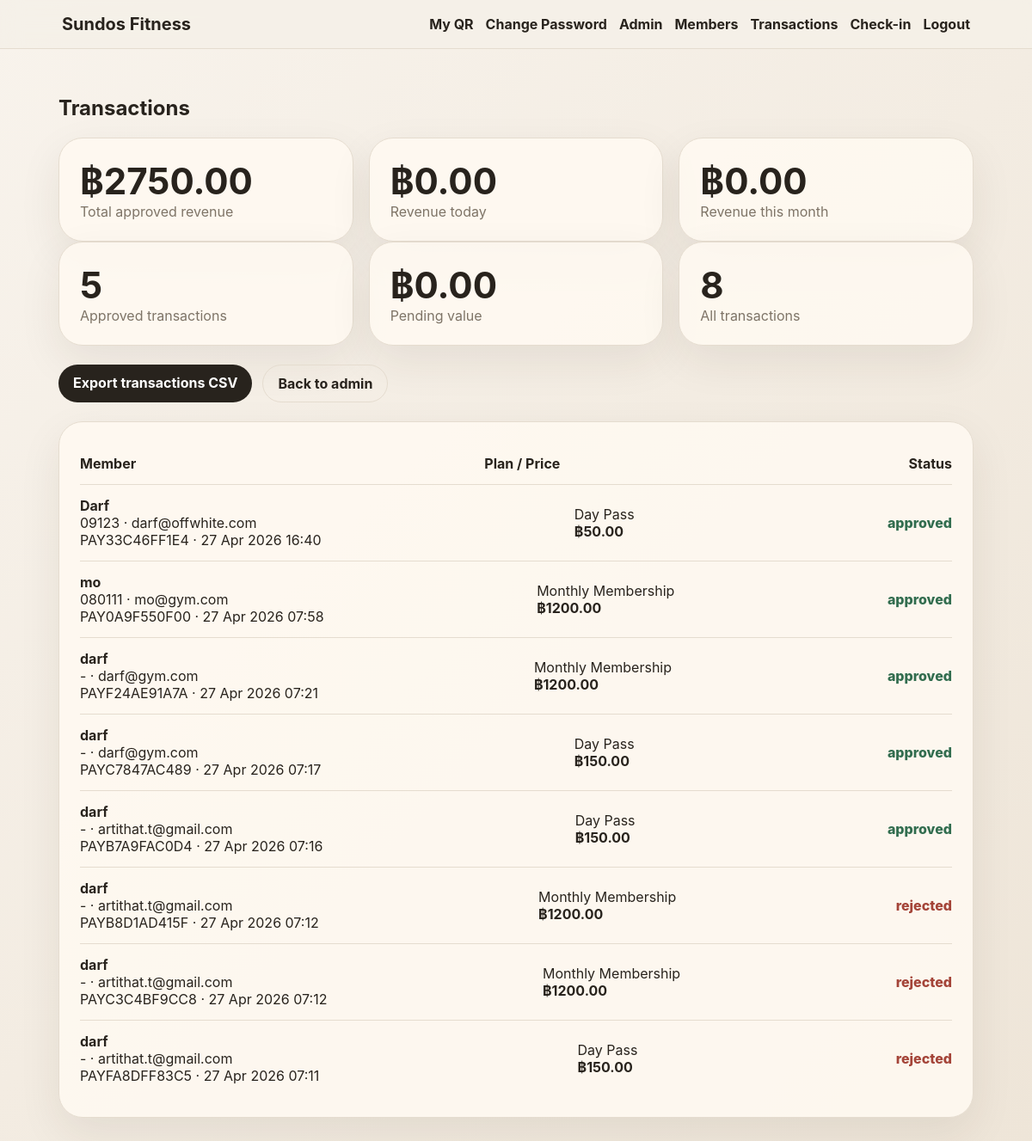
/admin/transactions (signed in), run on an earlier commit of the app's database.
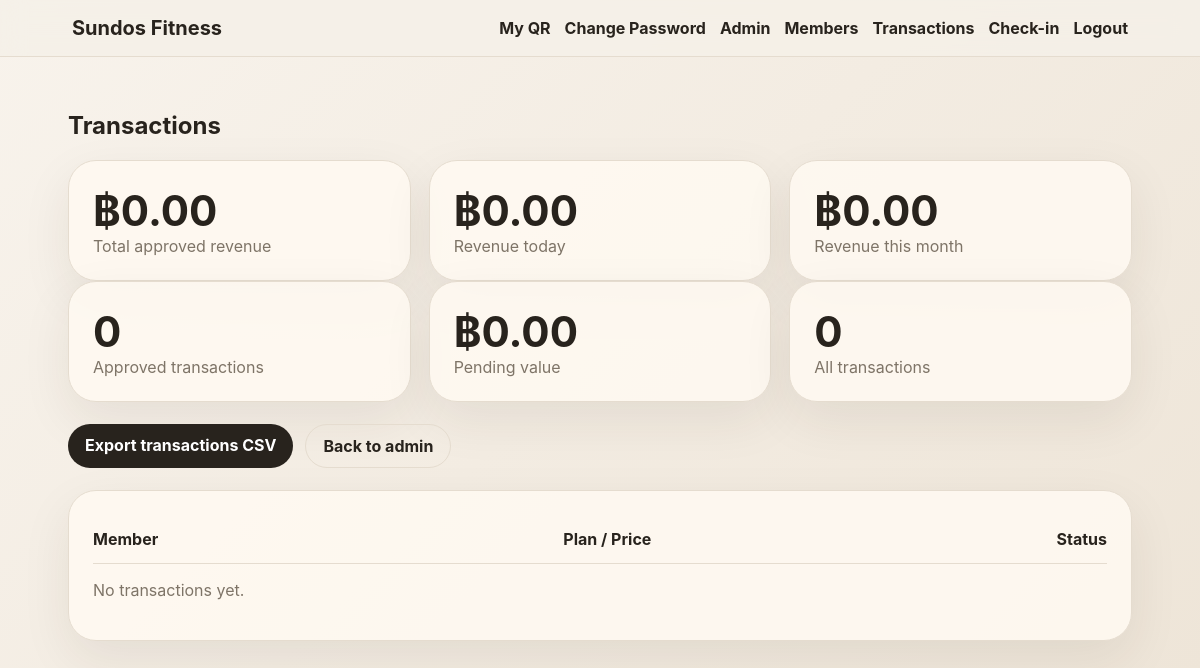
And on a later commit of the database.
### app.py (models this page shows)
class Payment(db.Model):
    id = db.Column(db.Integer, primary_key=True)
    ref = db.Column(db.String(30), unique=True, nullable=False)
    user_id = db.Column(db.Integer, db.ForeignKey('user.id'), nullable=False)
    plan = db.Column(db.String(30), nullable=False)
    amount = db.Column(db.Float, nullable=False)
    status = db.Column(db.String(20), default='pending') # pending, approved, rejected, auto_verified
    method = db.Column(db.String(30), default='promptpay')
    slip_note = db.Column(db.String(255))
    created_at = db.Column(db.DateTime, default=datetime.utcnow)
    approved_at = db.Column(db.DateTime)
    verified_payload = db.Column(db.Text)

class User(db.Model):
    id = db.Column(db.Integer, primary_key=True)
    name = db.Column(db.String(120), nullable=False)
    email = db.Column(db.String(160), unique=True, nullable=False)
    phone = db.Column(db.String(30))
    password_hash = db.Column(db.String(255), nullable=False)
    role = db.Column(db.String(20), default='member') # member, staff, admin
    created_at = db.Column(db.DateTime, default=datetime.utcnow)
    membership_type = db.Column(db.String(30))
    membership_expiry = db.Column(db.DateTime)
    member_qr_token = db.Column(db.String(80), unique=True, default=lambda: uuid.uuid4().hex)
    payments = db.relationship('Payment', backref='user', lazy=True)

### app.py (the view)
@app.route('/admin/transactions')
@staff_required
def transactions():
    payments = Payment.query.order_by(Payment.created_at.desc()).all()
    approved_statuses = ['approved', 'auto_verified']
    total_revenue = db.session.query(db.func.coalesce(db.func.sum(Payment.amount), 0)).filter(Payment.status.in_(approved_statuses)).scalar() or 0
    today_start = datetime.utcnow().replace(hour=0, minute=0, second=0, microsecond=0)
    month_start = datetime.utcnow().replace(day=1, hour=0, minute=0, second=0, microsecond=0)
    revenue_today = db.session.query(db.func.coalesce(db.func.sum(Payment.amount), 0)).filter(Payment.status.in_(approved_statuses), Payment.approved_at >= today_start).scalar() or 0
    revenue_month = db.session.query(db.func.coalesce(db.func.sum(Payment.amount), 0)).filter(Payment.status.in_(approved_statuses), Payment.approved_at >= month_start).scalar() or 0
    pending_total = db.session.query(db.func.coalesce(db.func.sum(Payment.amount), 0)).filter_by(status='pending').scalar() or 0
    approved_count = Payment.query.filter(Payment.status.in_(approved_statuses)).count()
    return render_template('transactions.html', payments=payments, total_revenue=total_revenue, revenue_today=revenue_today, revenue_month=revenue_month, pending_total=pending_total, approved_count=approved_count)

### app.py (called while the page is built)
def current_user():
    uid = session.get('user_id')
    return User.query.get(uid) if uid else None

@app.context_processor
def inject_globals():
    return dict(current_user=current_user(), gym_name=GYM_NAME, payment_mode=PAYMENT_MODE, plans=PLANS)

def staff_required(fn):
    @wraps(fn)
    def wrapper(*args, **kwargs):
        u = current_user()
        if not u or u.role not in ['staff', 'admin']:
            flash('Staff access required.', 'danger')
            return redirect(url_for('home'))
        return fn(*args, **kwargs)
    return wrapper

### templates/transactions.html
{% extends 'base.html' %}{% block content %}<h2>Transactions</h2><div class="grid3"><div class="metric"><b>฿{{'%.2f'|format(total_revenue)}}</b><span>Total approved revenue</span></div><div class="metric"><b>฿{{'%.2f'|format(revenue_today)}}</b><span>Revenue today</span></div><div class="metric"><b>฿{{'%.2f'|format(revenue_month)}}</b><span>Revenue this month</span></div></div><div class="grid3"><div class="metric"><b>{{approved_count}}</b><span>Approved transactions</span></div><div class="metric"><b>฿{{'%.2f'|format(pending_total)}}</b><span>Pending value</span></div><div class="metric"><b>{{payments|length}}</b><span>All transactions</span></div></div><div class="actions"><a class="btn" href="{{url_for('export_csv')}}">Export transactions CSV</a><a class="btn ghost" href="{{url_for('admin_dashboard')}}">Back to admin</a></div><div class="card table"><div class="row header"><b>Member</b><b>Plan / Price</b><b>Status</b></div>{% for p in payments %}<div class="row"><div><b>{{p.user.name}}</b><br><span>{{p.user.phone or '-'}} · {{p.user.email}}</span><br><span>{{p.ref}} · {{p.created_at.strftime('%d %b %Y %H:%M')}}</span></div><div>{{plans[p.plan].name if p.plan in plans else p.plan}}<br><b>฿{{'%.2f'|format(p.amount)}}</b></div><div><span class="status {{'good' if p.status in ['approved','auto_verified'] else 'bad' if p.status=='rejected' else ''}}">{{p.status}}</span></div></div>{% else %}<p class="hint">No transactions yet.</p>{% endfor %}</div>{% endblock %}

What changed in the data, as far as the page shows it:
removed Payment: user.name "Darf", user "09123", user.email "darf@offwhite.com", ref "PAY33C46FF1E4", created_at "27 Apr 2026 16:40", plan "Day Pass", amount "50.00", status "approved"
removed Payment: user.name "mo", user "080111", user.email "mo@gym.com", ref "PAY0A9F550F00", created_at "27 Apr 2026 07:58", plan "Monthly Membership", amount "1200.00", status "approved"
removed Payment: user.name "darf", user "-", user.email "darf@gym.com", ref "PAYF24AE91A7A", created_at "27 Apr 2026 07:21", plan "Monthly Membership", amount "1200.00", status "approved"
removed Payment: user.name "darf", user "-", user.email "darf@gym.com", ref "PAYC7847AC489", created_at "27 Apr 2026 07:17", plan "Day Pass", amount "150.00", status "approved"
removed Payment: user.name "darf", user "-", user.email "artithat.t@gmail.com", ref "PAYB7A9FAC0D4", created_at "27 Apr 2026 07:16", plan "Day Pass", amount "150.00", status "approved"
removed Payment: user.name "darf", user "-", user.email "artithat.t@gmail.com", ref "PAYB8D1AD415F", created_at "27 Apr 2026 07:12", plan "Monthly Membership", amount "1200.00", status "rejected"
removed Payment: user.name "darf", user "-", user.email "artithat.t@gmail.com", ref "PAYC3C4BF9CC8", created_at "27 Apr 2026 07:12", plan "Monthly Membership", amount "1200.00", status "rejected"
removed Payment: user.name "darf", user "-", user.email "artithat.t@gmail.com", ref "PAYFA8DFF83C5", created_at "27 Apr 2026 07:11", plan "Day Pass", amount "150.00", status "rejected"
Also different on the page:
{{ '%.2f'|format(total_revenue) }}: "2750.00" → "0.00"
{{ approved_count }}: "5" → "0"
{{ payments|length }}: "8" → "0"
text now shown: "No transactions yet."
